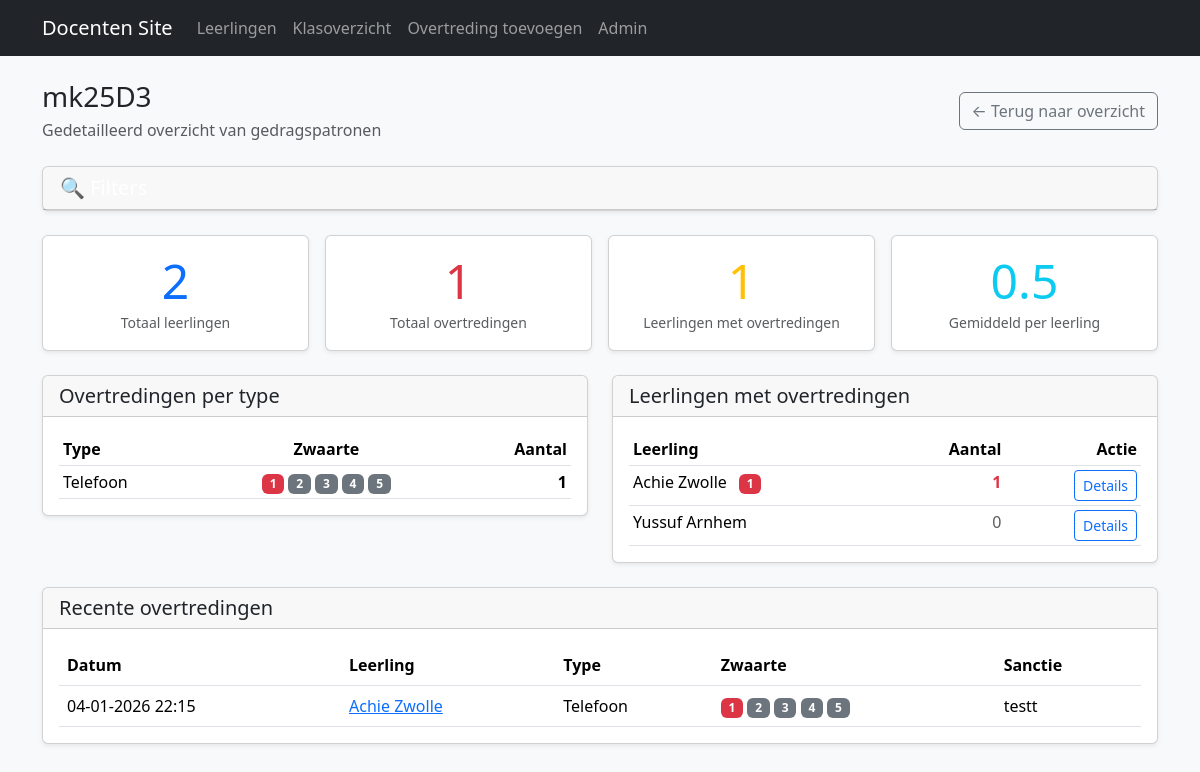
The page /klas/3/ on the database as committed earlier.
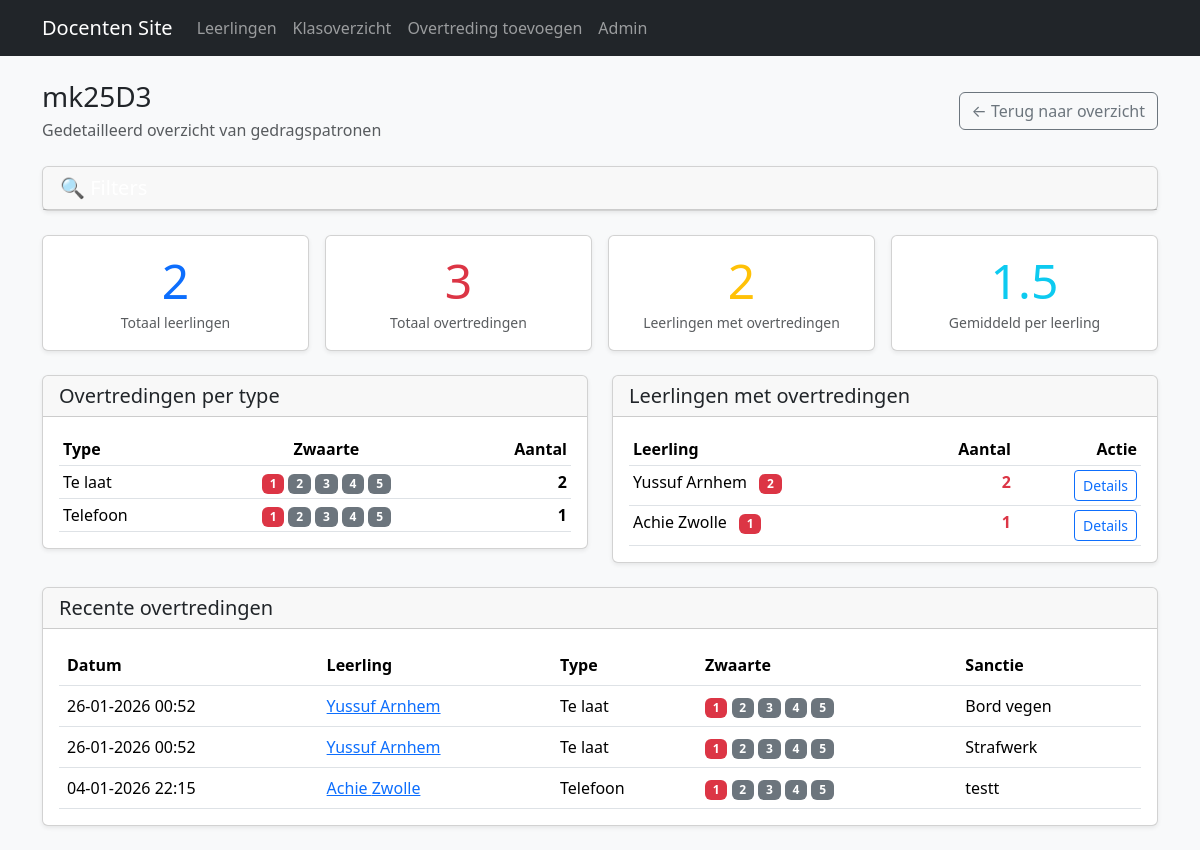
The same page on the database as committed later.
### core/models.py (models this page shows, shortened)
class ViolationType(models.Model):
    name = models.CharField(max_length=120, unique=True)   # "Te laat", "Telefoon"
    severity = models.PositiveSmallIntegerField(default=1) # 1-5
    allow_free_text_amount = models.BooleanField(
        default=False,
        help_text="Bijv. te laat komen: docent kan minuten invullen."
    )
    def __str__(self):
        return f"{self.name} (zwaarte {self.severity})"

class Student(models.Model):
    first_name = models.CharField(max_length=80)
    last_name = models.CharField(max_length=80)
    school_class = models.ForeignKey(SchoolClass, on_delete=models.PROTECT, related_name="students")
    class Meta:
        ordering = ["first_name", "last_name"]  # Osiris volgorde

class Violation(models.Model):
    student = models.ForeignKey(Student, on_delete=models.CASCADE, related_name="violations")
    violation_type = models.ForeignKey(ViolationType, on_delete=models.PROTECT, related_name="violations")
    created_at = models.DateTimeField(auto_now_add=True)
    amount_text = models.CharField(max_length=50, blank=True)
    severity = models.PositiveSmallIntegerField(
        null=True,
        blank=True,
        help_text="Zwaarte van deze overtreding (1-5). Laat leeg om de standaard zwaarte van het type te gebruiken."
    )
    proposed_sanction = models.ForeignKey(
        Sanction, null=True, blank=True,
        on_delete=models.SET_NULL,
        related_name="proposed_for"
    )
    final_sanction_text = models.CharField(max_length=200, blank=True)
    def get_severity(self):
        return self.severity if self.severity is not None else self.violation_type.severity

### core/views.py (the view)
# urls.py: path("klas/<int:class_id>/", views.class_detail, name="class_detail"),
def class_detail(request, class_id: int):
    school_class = get_object_or_404(SchoolClass, id=class_id)
    filter_form = ViolationFilterForm(request.GET)
    violations = Violation.objects.filter(
        student__school_class=school_class
    ).select_related('student', 'violation_type', 'proposed_sanction')
    violation_filter = Q()
    has_active_filters = False
    if filter_form.is_valid():
        date_from = filter_form.cleaned_data.get('date_from')
        date_to = filter_form.cleaned_data.get('date_to')
        violation_type = filter_form.cleaned_data.get('violation_type')
        severity = filter_form.cleaned_data.get('severity')
        if date_from:
            violation_filter &= Q(created_at__date__gte=date_from)
            has_active_filters = True
        if date_to:
            violation_filter &= Q(created_at__date__lte=date_to)
            has_active_filters = True
        if violation_type:
            violation_filter &= Q(violation_type=violation_type)
            has_active_filters = True
        if severity:
            violation_filter &= Q(violation_type__severity=int(severity))
            has_active_filters = True
    if violation_filter:
        violations = violations.filter(violation_filter)
    violations = violations.order_by('-created_at')
    if violation_filter:
        filtered_violation_ids = list(violations.values_list('id', flat=True))
        if filtered_violation_ids:
            students = Student.objects.filter(school_class=school_class).annotate(
                violation_count=Count('violations', filter=Q(id__in=filtered_violation_ids))
            ).order_by('-violation_count', 'first_name', 'last_name')
        else:
            students = Student.objects.filter(school_class=school_class).annotate(
                violation_count=Count('violations', filter=Q(id__in=[]))
            ).order_by('first_name', 'last_name')
    else:
        students = Student.objects.filter(school_class=school_class).annotate(
            violation_count=Count('violations')
        ).order_by('-violation_count', 'first_name', 'last_name')
    violations_by_type = violations.values(
        'violation_type__name',
        'violation_type__severity'
    ).annotate(
        count=Count('id')
    ).order_by('-count')
    from datetime import datetime, timedelta
    thirty_days_ago = datetime.now() - timedelta(days=30)
    violations_by_date = violations.filter(
        created_at__gte=thirty_days_ago
    ).extra(
        select={'day': 'date(created_at)'}
    ).values('day').annotate(
        count=Count('id')
    ).order_by('day')
    total_violations = violations.count()
    students_with_violations = students.filter(violation_count__gt=0).count()
    avg_violations = total_violations / students.count() if students.count() > 0 else 0
    most_common_type = violations_by_type.first() if violations_by_type else None
    context = {
        'school_class': school_class,
        'students': students,
        'violations': violations[:50],  # Laatste 50 overtredingen
        'violations_by_type': violations_by_type,
        'violations_by_date': list(violations_by_date),
        'total_violations': total_violations,
        'students_with_violations': students_with_violations,
        'total_students': students.count(),
        'avg_violations': round(avg_violations, 2),
        'most_common_type': most_common_type,
        'filter_form': filter_form,
        'has_active_filters': has_active_filters,
    }
    return render(request, "core/class_detail.html", context)

### core/templates/core/class_detail.html (shortened to what the changed rows need)
{% extends "core/base.html" %}
{% block content %}
<div class="d-flex justify-content-between align-items-center mb-4">
  <div>
    <h1 class="h3 mb-1">{{ school_class.name }}</h1>
  </div>
</div>
<div class="row g-3 mb-4">
  <div class="col-12 col-md-3">
    <div class="card shadow-sm">
      <div class="card-body text-center">
        <div class="display-5 {% if total_violations > 0 %}text-danger{% else %}text-success{% endif %}">
          {{ total_violations }}
        </div>
        <small class="text-muted">Totaal overtredingen</small>
      </div>
    </div>
  </div>
  <div class="col-12 col-md-3">
    <div class="card shadow-sm">
      <div class="card-body text-center">
        <div class="display-5 text-warning">{{ students_with_violations }}</div>
        <small class="text-muted">Leerlingen met overtredingen</small>
      </div>
    </div>
  </div>
  <div class="col-12 col-md-3">
    <div class="card shadow-sm">
      <div class="card-body text-center">
        <div class="display-5 text-info">{{ avg_violations }}</div>
        <small class="text-muted">Gemiddeld per leerling</small>
      </div>
    </div>
  </div>
</div>
<div class="row g-4">
  <div class="col-12 col-lg-6">
    <div class="card shadow-sm">
      <div class="card-body">
        {% if violations_by_type %}
          <div class="table-responsive">
            <table class="table table-sm mb-0">
              <thead>
                <tr>
                  <th>Type</th>
                  <th class="text-center">Zwaarte</th>
                  <th class="text-end">Aantal</th>
                </tr>
              </thead>
              <tbody>
                {% for vtype in violations_by_type %}
                  <tr>
                    <td>{{ vtype.violation_type__name }}</td>
                    <td class="text-center">
                      {% for i in "12345" %}
                        <span class="badge {% if forloop.counter <= vtype.violation_type__severity %}bg-danger{% else %}bg-secondary{% endif %}">
                          {{ forloop.counter }}
                        </span>
                      {% endfor %}
                    </td>
                    <td class="text-end">
                      <strong>{{ vtype.count }}</strong>
                    </td>
                  </tr>
                {% endfor %}
              </tbody>
            </table>
          </div>
        {% else %}
          <p class="text-muted mb-0">Geen overtredingen geregistreerd.</p>
        {% endif %}
      </div>
    </div>
  </div>
  <div class="col-12 col-lg-6">
    <div class="card shadow-sm">
      <div class="card-body">
        {% if students %}
          <div class="table-responsive">
            <table class="table table-sm mb-0">
              <thead>
                <tr>
                  <th>Leerling</th>
                  <th class="text-end">Aantal</th>
                  <th class="text-end">Actie</th>
                </tr>
              </thead>
              <tbody>
                {% for student in students %}
                  <tr>
                    <td>
                      {{ student.first_name }} {{ student.last_name }}
                      {% if student.violation_count > 0 %}
                        <span class="badge bg-danger ms-2">{{ student.violation_count }}</span>
                      {% endif %}
                    </td>
                    <td class="text-end">
                      {% if student.violation_count > 0 %}
                        <strong class="text-danger">{{ student.violation_count }}</strong>
                      {% else %}
                        <span class="text-muted">0</span>
                      {% endif %}
                    </td>
                    <td class="text-end">
                      <a href="{% url 'student_detail' student.id %}" class="btn btn-sm btn-outline-primary">
                        Details
                      </a>
                    </td>
                  </tr>
                {% endfor %}
              </tbody>
            </table>
          </div>
        {% else %}
          <p class="text-muted mb-0">Geen leerlingen in deze klas.</p>
        {% endif %}
      </div>
    </div>
  </div>
</div>
{% if violations %}
  <div class="card shadow-sm mt-4">
    <div class="card-body">
      <div class="table-responsive">
        <table class="table table-hover mb-0">
          <thead>
            <tr>
              <th>Datum</th>
              <th>Leerling</th>
              <th>Type</th>
              <th>Zwaarte</th>
              <th>Sanctie</th>
            </tr>
          </thead>
          <tbody>
            {% for violation in violations %}
              <tr>
                <td>{{ violation.created_at|date:"d-m-Y H:i" }}</td>
                <td>
                  <a href="{% url 'student_detail' violation.student.id %}">
                    {{ violation.student.first_name }} {{ violation.student.last_name }}
                  </a>
                </td>
                <td>{{ violation.violation_type.name }}</td>
                <td>
                  {% with severity=violation.get_severity %}
                    {% for i in "12345" %}
                      <span class="badge {% if forloop.counter <= severity %}bg-danger{% else %}bg-secondary{% endif %}">
                        {{ forloop.counter }}
                      </span>
                    {% endfor %}
                  {% endwith %}
                </td>
                <td>
                  {% if violation.final_sanction_text %}
                    {{ violation.final_sanction_text }}
                  {% else %}
                    <span class="text-muted">-</span>
                  {% endif %}
                </td>
              </tr>
            {% endfor %}
          </tbody>
        </table>
      </div>
    </div>
  </div>
{% endif %}
{% endblock %}

Rows that differ between the two databases and show on the page:
now on this page (row unchanged): ViolationType: violation_type__name "Te laat", count "2"
shown differently, row unchanged: Student "Yussuf": violation_count (not shown) → "2"; no longer shows "0"; moves up the list
added Violation: created_at "26-01-2026 00:52", student.first_name "Yussuf", student.last_name "Arnhem", violation_type.name "Te laat", final_sanction_text "Bord vegen"
added Violation: created_at "26-01-2026 00:52", student.first_name "Yussuf", student.last_name "Arnhem", violation_type.name "Te laat", final_sanction_text "Strafwerk"
Other text that changed with them:
{{ total_violations }}: "1" → "3"
{{ students_with_violations }}: "1" → "2"
{{ avg_violations }}: "0.5" → "1.5"
